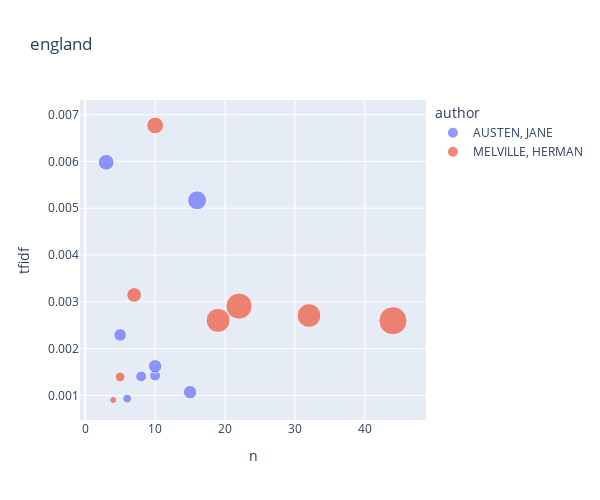

Notebook code for this chart:
### Code cell
top_books_for_term('england')

### Figure 1 — Plotly figure (JSON) as saved in the notebook; plotly's stock layout.template omitted (floating-point values rounded to 4 significant figures)
{"data": [{"hovertemplate": "<b>%{hovertext}</b><br><br>author=AUSTEN, JANE<br>n=%{x}<br>tfidf=%{y}<br>tf=%{marker.size}<extra></extra>", "hovertext": ["EMMA", "LADY SUSAN", "LOVE AND FREINDSHIP SIC", "MANSFIELD PARK", "NORTHANGER ABBEY", "PERSUASION", "PRIDE AND PREJUDICE", "SENSE AND SENSIBILITY"], "legendgroup": "AUSTEN, JANE", "marker": {"color": "#636efa", "size": [0.002882, 0.006058, 0.008723, 0.004325, 0.004379, 0.001883, 0.003868, 0.002847], "sizemode": "area", "sizeref": 4.819e-05, "symbol": "circle"}, "mode": "markers", "name": "AUSTEN, JANE", "orientation": "v", "showlegend": true, "type": "scatter", "x": [10, 3, 16, 15, 10, 6, 5, 8], "xaxis": "x", "y": [0.001423, 0.005982, 0.005167, 0.001068, 0.001621, 0.0009297, 0.002291, 0.001405], "yaxis": "y"}, {"hovertemplate": "<b>%{hovertext}</b><br><br>author=MELVILLE, HERMAN<br>n=%{x}<br>tfidf=%{y}<br>tf=%{marker.size}<extra></extra>", "hovertext": ["ISRAEL POTTER HIS FIFTY YEARS OF EXILE", "MOBY DICK OR THE WHALE", "OMOO ADVENTURES IN THE SOUTH SEAS", "PIERRE OR THE AMBIGUITIES", "REDBURN HIS FIRST VOYAGE BEING THE SAILOR BOY CONFESSIONS AND REMINISCENCES OF THE SON OF A GENTLEMAN IN THE MERCHANT NAVY", "THE CONFIDENCE MAN HIS MASQUERADE", "TYPEE A ROMANCE OF THE SOUTH SEAS", "WHITE JACKET OR THE WORLD ON A MAN OF WAR"], "legendgroup": "MELVILLE, HERMAN", "marker": {"color": "#EF553B", "size": [0.0137, 0.01406, 0.005311, 0.006856, 0.01928, 0.002351, 0.001215, 0.01668], "sizemode": "area", "sizeref": 4.819e-05, "symbol": "circle"}, "mode": "markers", "name": "MELVILLE, HERMAN", "orientation": "v", "showlegend": true, "type": "scatter", "x": [32, 19, 7, 10, 44, 5, 4, 22], "xaxis": "x", "y": [0.002706, 0.002602, 0.003146, 0.006769, 0.002595, 0.001393, 0.0008997, 0.002907], "yaxis": "y"}], "layout": {"height": 500, "legend": {"itemsizing": "constant", "title": {"text": "author"}, "tracegroupgap": 0}, "title": {"text": "england"}, "width": 600, "xaxis": {"anchor": "y", "autorange": true, "domain": [0, 1], "range": [-0.7839, 48.81], "title": {"text": "n"}, "type": "linear"}, "yaxis": {"anchor": "x", "autorange": true, "domain": [0, 1], "range": [0.0004729, 0.007312], "title": {"text": "tfidf"}, "type": "linear"}}}
